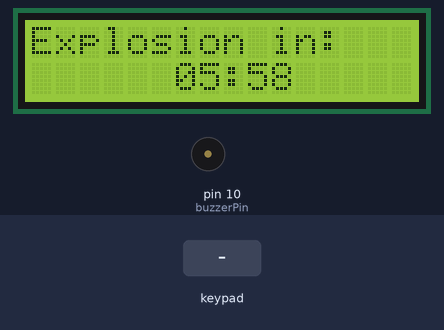
Bench run of a sketch on a simulated Arduino Uno, built with avr-gcc and run on an emulated ATmega328P. Shown: 16×2 character LCD, buzzer (waves = sounding). Inputs (shaded band) come from the test bench. What the sketch prints to the serial monitor is not drawn.

Above: at 1.2 s.
1.3 s: keypad keys 5 1 3 9 2 4 pressed 0.4 s apart
At 2.75 s:
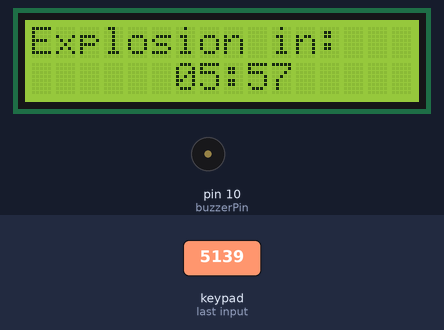
At 4.4 s:
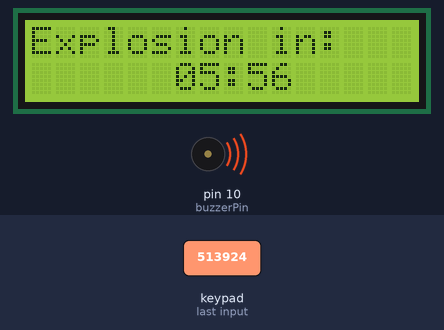
Timing chart, 0 to 7.8 s (numbered marks = the images above; inputs shaded):
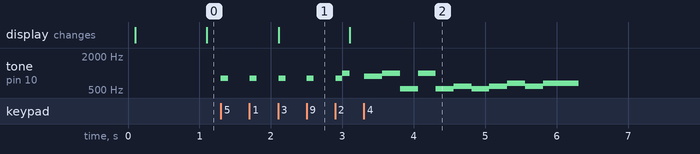

Measured:
- by itself, tone on pin 10 (buzzerPin): plays 800 Hz for 0.10 s, 800 Hz for 0.10 s, 800 Hz for 0.10 s, 800 Hz for 0.10 s, 800 Hz for 0.10 s, 1000 Hz for 0.10 s … (17 notes in this stretch)

The sketch:

bomb.ino
```cpp
// (licence header left out)
/*************************************************
 * Notes
 *************************************************/

#define NOTE_B0  31
#define NOTE_C1  33
#define NOTE_CS1 35
#define NOTE_D1  37
#define NOTE_DS1 39
#define NOTE_E1  41
#define NOTE_F1  44
#define NOTE_FS1 46
#define NOTE_G1  49
#define NOTE_GS1 52
#define NOTE_A1  55
#define NOTE_AS1 58
#define NOTE_B1  62
#define NOTE_C2  65
#define NOTE_CS2 69
#define NOTE_D2  73
#define NOTE_DS2 78
#define NOTE_E2  82
#define NOTE_F2  87
#define NOTE_FS2 93
#define NOTE_G2  98
#define NOTE_GS2 104
#define NOTE_A2  110
#define NOTE_AS2 117
#define NOTE_B2  123
#define NOTE_C3  131
#define NOTE_CS3 139
#define NOTE_D3  147
#define NOTE_DS3 156
#define NOTE_E3  165
#define NOTE_F3  175
#define NOTE_FS3 185
#define NOTE_G3  196
#define NOTE_GS3 208
#define NOTE_A3  220
#define NOTE_AS3 233
#define NOTE_B3  247
#define NOTE_C4  262
#define NOTE_CS4 277
#define NOTE_D4  294
#define NOTE_DS4 311
#define NOTE_E4  330
#define NOTE_F4  349
#define NOTE_FS4 370
#define NOTE_G4  392
#define NOTE_GS4 415
#define NOTE_A4  440
#define NOTE_AS4 466
#define NOTE_B4  494
#define NOTE_C5  523
#define NOTE_CS5 554
#define NOTE_D5  587
#define NOTE_DS5 622
#define NOTE_E5  659
#define NOTE_F5  698
#define NOTE_FS5 740
#define NOTE_G5  784
#define NOTE_GS5 831
#define NOTE_A5  880
#define NOTE_AS5 932
#define NOTE_B5  988
#define NOTE_C6  1047
#define NOTE_CS6 1109
#define NOTE_D6  1175
#define NOTE_DS6 1245
#define NOTE_E6  1319
#define NOTE_F6  1397
#define NOTE_FS6 1480
#define NOTE_G6  1568
#define NOTE_GS6 1661
#define NOTE_A6  1760
#define NOTE_AS6 1865
#define NOTE_B6  1976
#define NOTE_C7  2093
#define NOTE_CS7 2217
#define NOTE_D7  2349
#define NOTE_DS7 2489
#define NOTE_E7  2637
#define NOTE_F7  2794
#define NOTE_FS7 2960
#define NOTE_G7  3136
#define NOTE_GS7 3322
#define NOTE_A7  3520
#define NOTE_AS7 3729
#define NOTE_B7  3951
#define NOTE_C8  4186
#define NOTE_CS8 4435
#define NOTE_D8  4699
#define NOTE_DS8 4978

#define NOTE_SUSTAIN 250

/*************************************************
 * Notes
 *************************************************/

#include <LiquidCrystal.h>
#include <Keypad.h>

const byte numRows= 4;
const byte numCols= 4;

char keymap[numRows][numCols]=
{
{'1', '2', '3'},
{'4', '5', '6'},
{'7', '8', '9'},
{'*', '0', '#'}
};

byte rowPins[numRows] = {6,7,8,9};
byte colPins[numCols]= {A1,A2,A3}; // тут меньше столбцов

const int totalTime = 3600; // in decisecs
int time = totalTime;
bool tick = false;

int beepterval = 30;
int nextBeep = totalTime-beepterval;
int ibeep = 0;
int unbeep = 0;
bool beeping = false;

const int buzzerPin = 10;

bool nextKey = false;
bool disarmed = false;
bool exploded = false;
int attempts = 6;//после введения неправильных 6 символов "ошибка"
const int combilen = 6;//6 цифр - код.
char combi [combilen] = {'5','1','3','9','2','4'}; //правильный код
int combindex = 0;

LiquidCrystal lcd(12, 11, 5, 4, 3, 2);
Keypad myKeypad= Keypad(makeKeymap(keymap), rowPins, colPins, numRows, numCols);

void setup() {
	Serial.begin(9600);

  pinMode(buzzerPin, OUTPUT);

  lcd.begin(16, 2);
  lcd.print("Explosion in:");
}

void loop() {
  if(exploded || disarmed)
    return;

  if(time<=0){
  	loose();
    return;
  }

  tickTock();
  checkEvents();
  listenKey();
}

void tickTock(){
  int out = millis() / 100;
  int newTime = totalTime - out;
  tick = newTime != time;
  time = newTime;
}

void checkEvents(){
  if(!tick)
    return;

  if(time <= nextBeep)
  {
    nextBeep = time - beepterval;
    unbeep = time - 1;
    beep();
  }
  if(time <= unbeep && beeping)
  {
    dontbeep();
  }

  printTime();
}

void listenKey(){
  char keypressed = myKeypad.getKey();

  if (keypressed == NO_KEY)
  {
    nextKey = true;
    return;
  }

  if(!nextKey)
    return;

  nextKey = false;

  if(keypressed == combi[combindex])
    combindex++;
  else
  {
    combindex = 0;
    attemptFailed();
  }

  Serial.print('[');
  Serial.print(keypressed);
  Serial.print(':');
  Serial.print(combindex);
   tone(10, 800, 100); //пищим при любом нажатии (тон меняем немного чтоб было отличие с постоянным

  if(combindex == combilen)
    win();

  Serial.print(']');
}

void attemptFailed(){
  attempts-=1;
  Serial.print("<Attempts: ");
  Serial.print(attempts);
  Serial.print(">");
  Serial.println("");
  if(attempts ==0){
      tone(buzzerPin,NOTE_G4);
    delay(250);
    tone(buzzerPin,NOTE_C4);
    delay(500);
    noTone(buzzerPin);
    attempts = 6;
  }          //люди не любят быть неудачниками, но тактично напомним об этом.
  else{
    unbeep = time - 2;
    beep();
  }
}

void beep(){
  beeping = true;
  Serial.println("beep!");
  Serial.println(ibeep);
	tone(buzzerPin, 1000);
}
void dontbeep(){
  beeping = false;
  Serial.println("unbeep!");
  	noTone(buzzerPin);
}

void printTime(){
  int mins = time / 600;
  int secs = time % 600 / 10;
  lcd.setCursor(6, 1);
  if(mins/10==0)
  	lcd.print("0");
  lcd.print(mins);
  lcd.print(":");
  if(secs/10==0)
  	lcd.print("0");
  lcd.print(secs);
}

void win(){

  disarmed = true;

  tone(buzzerPin,NOTE_A5);
  delay(NOTE_SUSTAIN);
  tone(buzzerPin,NOTE_B5);
  delay(NOTE_SUSTAIN);
  tone(buzzerPin,NOTE_C5);
  delay(NOTE_SUSTAIN);
  tone(buzzerPin,NOTE_B5);
  delay(NOTE_SUSTAIN);
  tone(buzzerPin,NOTE_C5);
  delay(NOTE_SUSTAIN);
  tone(buzzerPin,NOTE_D5);
  delay(NOTE_SUSTAIN);
  tone(buzzerPin,NOTE_C5);
  delay(NOTE_SUSTAIN);
  tone(buzzerPin,NOTE_D5);
  delay(NOTE_SUSTAIN);
  tone(buzzerPin,NOTE_E5);
  delay(NOTE_SUSTAIN);
  tone(buzzerPin,NOTE_D5);
  delay(NOTE_SUSTAIN);
  tone(buzzerPin,NOTE_E5);
  delay(NOTE_SUSTAIN);
  tone(buzzerPin,NOTE_E5);
  delay(NOTE_SUSTAIN);
  noTone(buzzerPin);
}
void loose(){
  exploded = true;

  tone(buzzerPin,NOTE_G4);
  delay(250);
  tone(buzzerPin,NOTE_C4);
  delay(500);
  noTone(buzzerPin);
}
```
